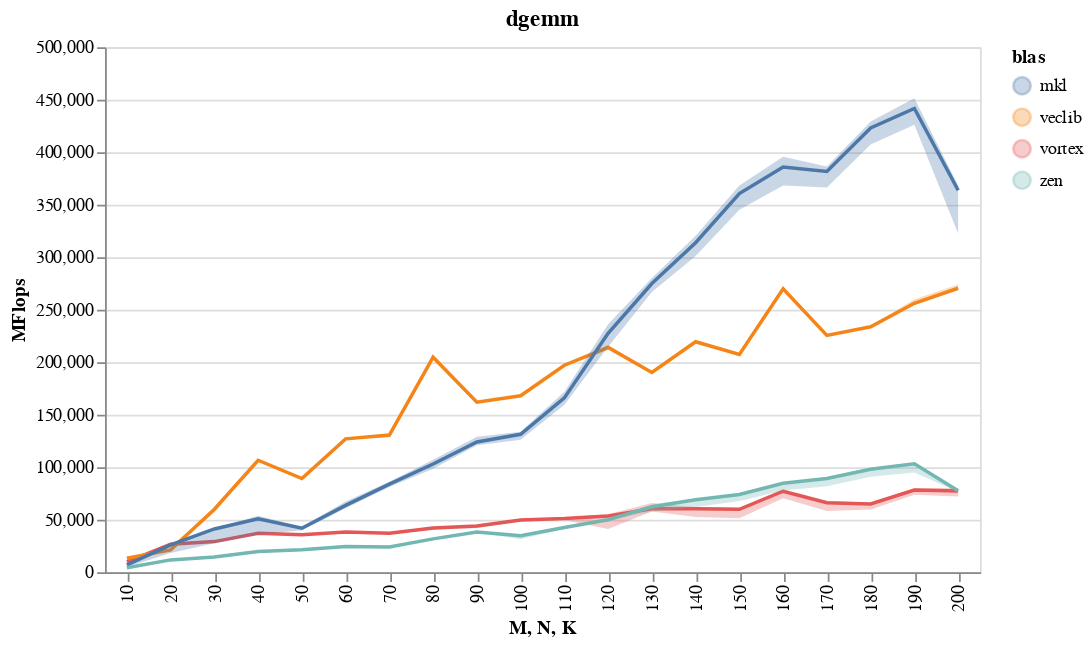

Write notebook code for a chart like this one.
### Code cell
def gen_chart(df: pd.DataFrame):
    df_long = df.melt(id_vars="blas")
    
    line_chart = alt.Chart(df_long).mark_line().encode(
        x=alt.X("label:O", title="M, N, K"),
        y=alt.Y("median(value):Q", title="MFlops"),
        color=alt.Color("blas")
    )
    band_chart = alt.Chart(df_long).mark_errorband(extent='iqr').encode(
        x='label:O',
        y=alt.Y('value', title='MFlops'),
        color=alt.Color("blas")
    )
    
    return line_chart + band_chart

vortex_chart = gen_chart(vortex_df)
veclib_chart = gen_chart(veclib_df)
mkl_chart = gen_chart(mkl_df)
zen_chart = gen_chart(zen_df)

(vortex_chart + 
 veclib_chart +
 mkl_chart +
 zen_chart).properties(title="dgemm", width=500, height=300)

### Figure 1 — Vega-Lite specification as saved in the notebook (floating-point values rounded to 4 significant figures; data arrays with more than 128 entries replaced by an {"elided": "..."} marker saying what was removed)
{"config": {"view": {"continuousWidth": 400, "continuousHeight": 300}}, "layer": [{"mark": "line", "encoding": {"color": {"type": "nominal", "field": "blas"}, "x": {"type": "ordinal", "field": "label", "title": "M, N, K"}, "y": {"type": "quantitative", "aggregate": "median", "field": "value", "title": "MFlops"}}}, {"mark": {"type": "errorband", "extent": "iqr"}, "encoding": {"color": {"type": "nominal", "field": "blas"}, "x": {"type": "ordinal", "field": "label"}, "y": {"type": "quantitative", "field": "value", "title": "MFlops"}}}, {"layer": [{"mark": "line", "encoding": {"color": {"type": "nominal", "field": "blas"}, "x": {"type": "ordinal", "field": "label", "title": "M, N, K"}, "y": {"type": "quantitative", "aggregate": "median", "field": "value", "title": "MFlops"}}}, {"mark": {"type": "errorband", "extent": "iqr"}, "encoding": {"color": {"type": "nominal", "field": "blas"}, "x": {"type": "ordinal", "field": "label"}, "y": {"type": "quantitative", "field": "value", "title": "MFlops"}}}], "data": {"name": "data-21aa4d65ff264e42cf3bd4a73ceefe62"}}, {"layer": [{"mark": "line", "encoding": {"color": {"type": "nominal", "field": "blas"}, "x": {"type": "ordinal", "field": "label", "title": "M, N, K"}, "y": {"type": "quantitative", "aggregate": "median", "field": "value", "title": "MFlops"}}}, {"mark": {"type": "errorband", "extent": "iqr"}, "encoding": {"color": {"type": "nominal", "field": "blas"}, "x": {"type": "ordinal", "field": "label"}, "y": {"type": "quantitative", "field": "value", "title": "MFlops"}}}], "data": {"name": "data-c6bfe03f4235f39e697ede363a3ba822"}}, {"layer": [{"mark": "line", "encoding": {"color": {"type": "nominal", "field": "blas"}, "x": {"type": "ordinal", "field": "label", "title": "M, N, K"}, "y": {"type": "quantitative", "aggregate": "median", "field": "value", "title": "MFlops"}}}, {"mark": {"type": "errorband", "extent": "iqr"}, "encoding": {"color": {"type": "nominal", "field": "blas"}, "x": {"type": "ordinal", "field": "label"}, "y": {"type": "quantitative", "field": "value", "title": "MFlops"}}}], "data": {"name": "data-2fbfd49f7d274ce5ba112ad9cb42c2dc"}}], "data": {"name": "data-a16bcca320f95f6421084635b6b8efc2"}, "height": 300, "title": "dgemm", "width": 500, "$schema": "https://vega.github.io/schema/vega-lite/v4.8.1.json", "datasets": {"data-a16bcca320f95f6421084635b6b8efc2": {"elided": "1980 records"}, "data-21aa4d65ff264e42cf3bd4a73ceefe62": {"elided": "1980 records"}, "data-c6bfe03f4235f39e697ede363a3ba822": {"elided": "1980 records"}, "data-2fbfd49f7d274ce5ba112ad9cb42c2dc": {"elided": "1980 records"}}}
